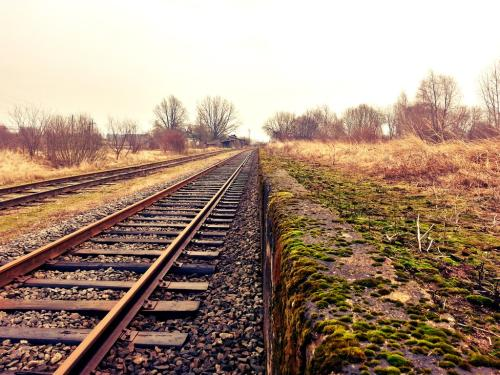
#> input picture img/hc.jpg, 500 x 375 px
$ python hough_line_detection2.py   (Python 2 division)
#> lines starting #> are read from the running program, lines starting #| are printed output that depends on the picture; after the words box and inside, x2 and y2 are one past the last pixel; in counts of white or black regions, pixels touching at a corner belong together
# coding:utf-8
import cv2
import numpy as np


def hough(img, threshold=236): #250 一条,230,236两条
    thetas = np.deg2rad(np.arange(0, 180, 2))
    row, cols = img.shape;
    # 图片对角线长度
    diag_len = np.ceil(np.sqrt(row ** 2 + cols ** 2))
    # rhos = np.linspace(0, diag_len, int(diag_len))
    rhos = np.linspace(-diag_len, diag_len, int(2 * diag_len))
    cos_t = np.cos(thetas)
    sint_t = np.sin(thetas)
    num_thetas = len(thetas)

    # 构造计算矩阵
    vote = np.zeros((int(2 * diag_len), num_thetas), dtype=np.uint64)
    y_inx, x_inx = np.nonzero(img)

    # 计数
    for i in range(len(x_inx)):
        x = x_inx[i]
        y = y_inx[i]
        for j in range(num_thetas):
            rho = round(x * cos_t[j] + y * sint_t[j]) + diag_len
            vote[int(rho), j] += 1

    # 拿到所有大于阈值的 rhos theta
    indeies = np.argwhere(vote > threshold)
    rhos_idx = indeies[:, 0]
    theta_idx = indeies[:, 1]
    return vote, rhos[rhos_idx], thetas[theta_idx]


img = cv2.imread('hc.jpg')
#> img is the input picture: shape (375, 500, 3); mean B, G, R 123.9, 141.5, 165.3
grey = cv2.cvtColor(img, cv2.COLOR_BGR2GRAY)
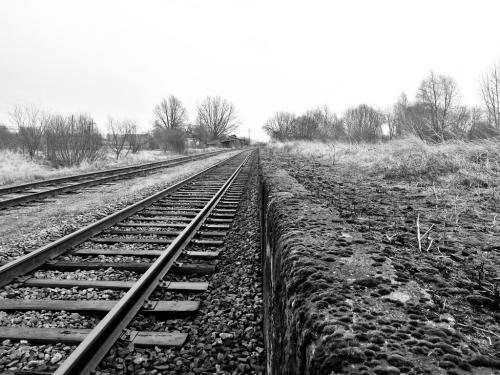
#> grey: shape (375, 500); min 0, max 255, mean 146.6
edges = cv2.Canny(grey, 70, 140)
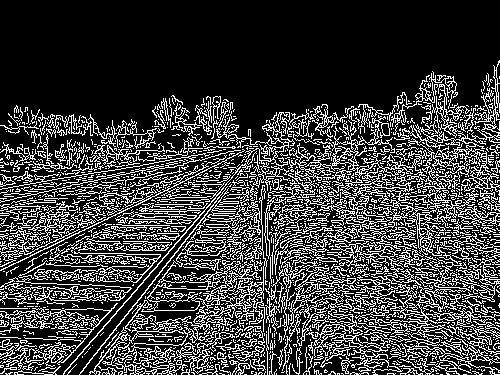
#> edges: shape (375, 500); 24.4% white in thin lines or dots, all inside (x1, y1, x2, y2) = (0, 60, 500, 375)
cv2.imshow("edges", edges)

vote, rhos, thetas = hough(edges)
#> the loop in hough, `for i in range(len(x_inx)):` made 45725 passes
#> (x, y) on passes 1 to 3: (499, 60), (498, 61), (499, 61)
#> after the loop in hough, `for i in range(len(x_inx)):`:
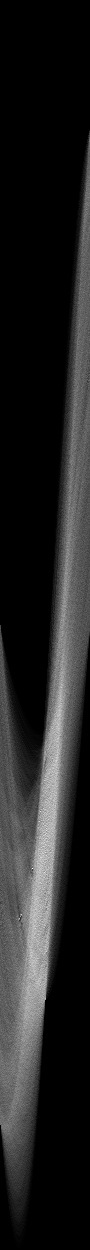
#> vote: shape (1250, 90) uint64; min 0, max 263, mean 36.6; drawn with min black and max white
#> in hough, `indeies = np.argwhere(vote > threshold)`: indeies = [[830, 46], [868, 32]]
#> in hough, `rhos_idx = indeies[:, 0]`: rhos_idx = [830, 868]
#> in hough, `theta_idx = indeies[:, 1]`: theta_idx = [46, 32]
#> rhos = [205.7, 243.7]; thetas = [1.61, 1.12]
print 'finish hough'

vote = np.uint8(vote.T)
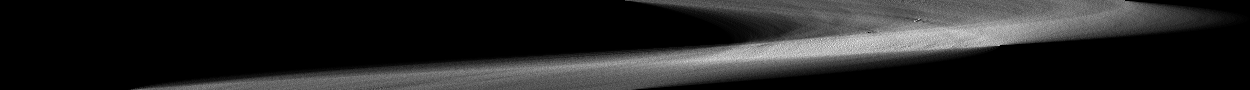
#> vote: shape (90, 1250); min 0, max 239, mean 36.6
cv2.imshow("vote", vote)

for rho, theta in zip(rhos, thetas):
    x_center = img.shape[1] / 2
    x1 = int(x_center + 250)
    x2 = int(x_center - 250)
    print x1, x2, img.shape
    a = np.sin(theta)
    b = np.cos(theta)
    if a == 0.0:
        a = 1e-5
    if b == 0.0:
        b = 1e-5
    y1 = int((rho - x1 * b) / a)
    y2 = int((rho - x2 * b) / a)
    cv2.line(img, (x1, y1), (x2, y2), (0, 0, 255), 2)
#> this loop made 2 passes
#> (rho, theta, x_center, x1, x2, y1) on passes 1 to 2: (205.7, 1.61, 250, 500, 0, 223), (243.7, 1.12, 250, 500, 0, 27)
#| 500 0 (375, 500, 3)
#| 500 0 (375, 500, 3)

cv2.imshow("hough", img)
print 'finish'
cv2.waitKey(0)
